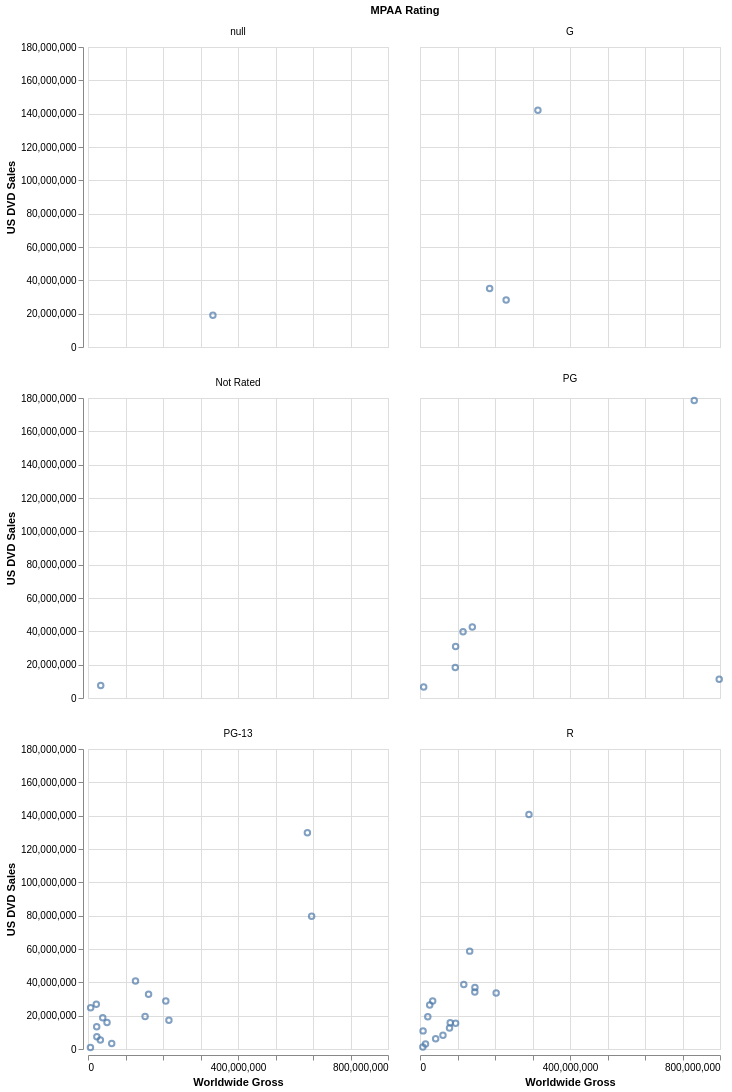

Describe this chart as a Vega-Lite specification.
### Vega-Lite specification from a JSON file in a GitHub repository (floating-point values rounded to 4 significant figures; data arrays with more than 128 entries replaced by an {"elided": "..."} marker saying what was removed)
{"$schema": "https://vega.github.io/schema/vega-lite/v6.json", "data": {"values": {"elided": "200 records"}}, "mark": "point", "encoding": {"facet": {"field": "MPAA Rating", "type": "ordinal", "columns": 2}, "x": {"field": "Worldwide Gross", "type": "quantitative"}, "y": {"field": "US DVD Sales", "type": "quantitative"}}}
